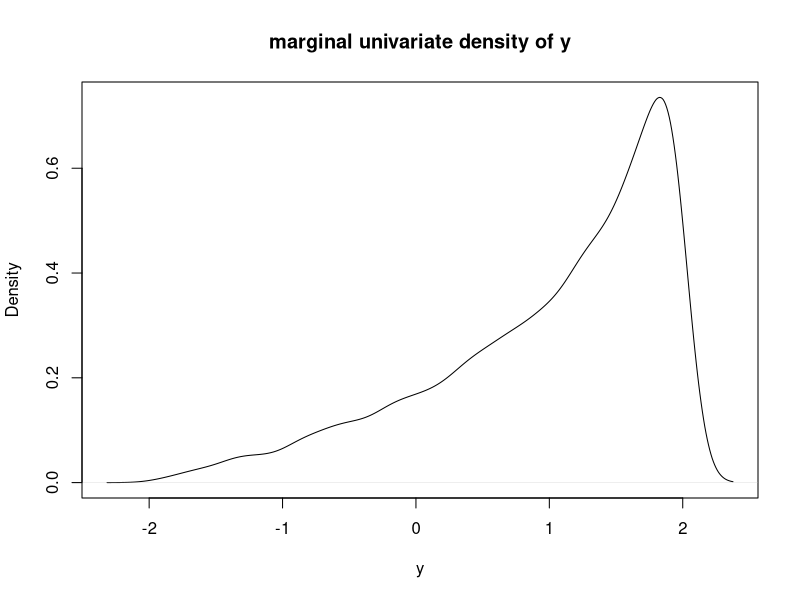
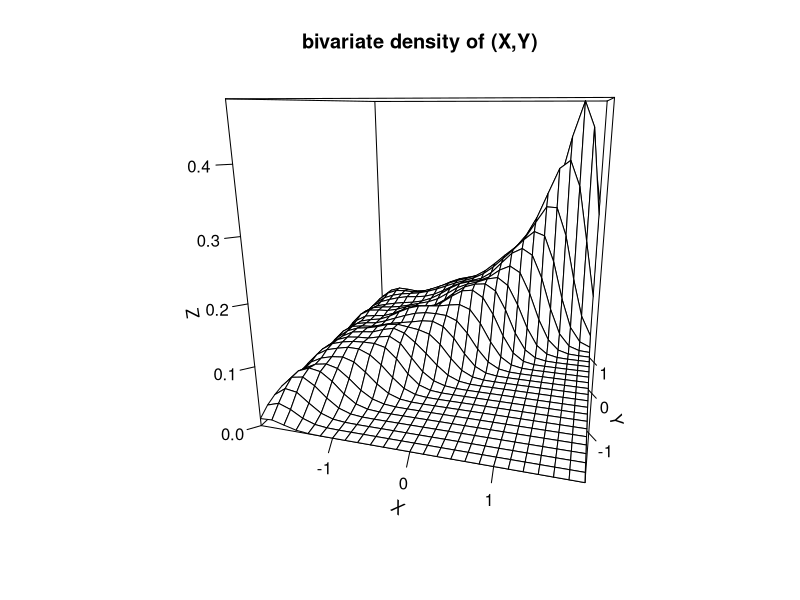
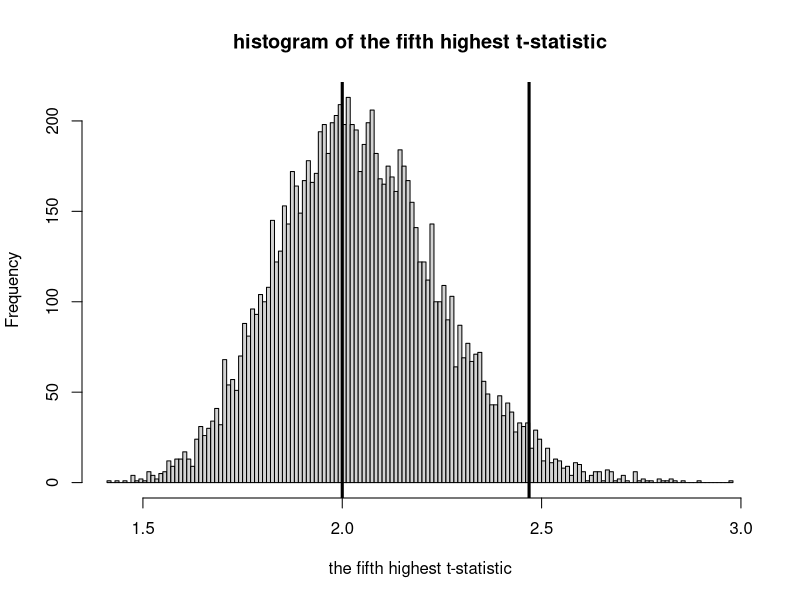

Recreate these plots in R, in order.
### ---problem 2---
#(a)
x <- runif(10000, min=-2, max=2)
y <- runif(10000,x,2)
plot(density(y), xlab="y", main="marginal univariate density of y")
library("MASS")
persp(kde2d(x, y),theta = 15, ticktype = "detailed",
      xlab = "X", ylab = "Y", main="bivariate density of (X,Y)")
#(b)
mean(y)

### ---problem 4---
# calculate std through 1584funds
tbl_funds <- read.csv('funds-1584g-mon.csv')
std <- sapply(tbl_funds[,2:ncol(tbl_funds)], sd)
avg_std <- mean(std)

# simulate normal random variables

tbl_tstat <- matrix(0,nrow=1,ncol=100)
tbl_high_tstat <- matrix(0,nrow=10000,ncol=5)
tbl_rand_tstat <- matrix(0,nrow=10000,ncol=5)
for (j in 1:10000){
  tbl_norm <- rnorm(6000,0.01,avg_std)
  dim(tbl_norm) <- c(60,100)
  for (i in 1:100) {
    tbl_tstat[i] <- t.test(tbl_norm[,i], mu=0.01, conf.level = 0.95)$statistic
  }
  high_tstat <- sort(abs(tbl_tstat),decreasing = TRUE)[1:5]
  rand_tstat <- sample(tbl_tstat)[1:5]
  tbl_high_tstat[j,] <- high_tstat
  tbl_rand_tstat[j,] <- rand_tstat
}

# info required for Table1
round(colMeans(tbl_high_tstat),4)
round(colMeans(tbl_rand_tstat),4)
round(colSums(abs(tbl_high_tstat)>=2)/nrow(tbl_high_tstat),3)
round(colSums(abs(tbl_rand_tstat)>=2)/nrow(tbl_rand_tstat),3)
quantile_high <- matrix(0,nrow=1,ncol=5)
quantile_rand <- matrix(0,nrow=1,ncol=5)
for (i in 1:5) {quantile_high[i] <- round(quantile(tbl_high_tstat[,i], 0.975),4)}
for (i in 1:5) {quantile_rand[i] <- round(quantile(tbl_rand_tstat[,i], 0.975),4)}

# plot figure3
hist(tbl_high_tstat[,5], nclass=150, 
     xlab="the fifth highest t-statistic",
     main="histogram of the fifth highest t-statistic")	
abline(v=2, col="black",lwd=3)
abline(v=quantile_high[5], col="black",lwd=3)


